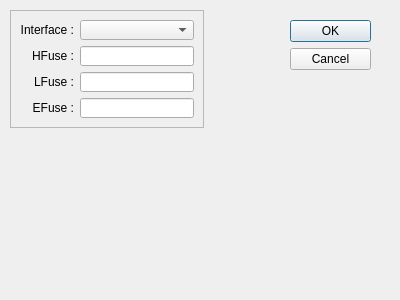
<?xml version="1.0" encoding="UTF-8"?>
<ui version="4.0">
 <class>Dialog</class>
 <widget class="QDialog" name="Dialog">
  <property name="geometry">
   <rect>
    <x>0</x>
    <y>0</y>
    <width>400</width>
    <height>300</height>
   </rect>
  </property>
  <property name="windowTitle">
   <string>Dialog</string>
  </property>
  <widget class="QDialogButtonBox" name="buttonBox">
   <property name="geometry">
    <rect>
     <x>290</x>
     <y>20</y>
     <width>81</width>
     <height>241</height>
    </rect>
   </property>
   <property name="orientation">
    <enum>Qt::Vertical</enum>
   </property>
   <property name="standardButtons">
    <set>QDialogButtonBox::Cancel|QDialogButtonBox::Ok</set>
   </property>
  </widget>
  <widget class="QFrame" name="frame">
   <property name="geometry">
    <rect>
     <x>10</x>
     <y>10</y>
     <width>194</width>
     <height>118</height>
    </rect>
   </property>
   <property name="frameShape">
    <enum>QFrame::StyledPanel</enum>
   </property>
   <property name="frameShadow">
    <enum>QFrame::Raised</enum>
   </property>
   <layout class="QGridLayout" name="gridLayout">
    <item row="0" column="0">
     <widget class="QLabel" name="label">
      <property name="layoutDirection">
       <enum>Qt::LeftToRight</enum>
      </property>
      <property name="text">
       <string>Interface :</string>
      </property>
      <property name="alignment">
       <set>Qt::AlignRight|Qt::AlignTrailing|Qt::AlignVCenter</set>
      </property>
     </widget>
    </item>
    <item row="0" column="1">
     <widget class="QComboBox" name="comboBox"/>
    </item>
    <item row="1" column="0">
     <widget class="QLabel" name="label_2">
      <property name="layoutDirection">
       <enum>Qt::LeftToRight</enum>
      </property>
      <property name="text">
       <string>HFuse :</string>
      </property>
      <property name="alignment">
       <set>Qt::AlignRight|Qt::AlignTrailing|Qt::AlignVCenter</set>
      </property>
     </widget>
    </item>
    <item row="1" column="1">
     <widget class="QLineEdit" name="lineEdit"/>
    </item>
    <item row="2" column="0">
     <widget class="QLabel" name="label_3">
      <property name="layoutDirection">
       <enum>Qt::LeftToRight</enum>
      </property>
      <property name="text">
       <string>LFuse :</string>
      </property>
      <property name="alignment">
       <set>Qt::AlignRight|Qt::AlignTrailing|Qt::AlignVCenter</set>
      </property>
     </widget>
    </item>
    <item row="2" column="1">
     <widget class="QLineEdit" name="lineEdit_2"/>
    </item>
    <item row="3" column="0">
     <widget class="QLabel" name="label_4">
      <property name="layoutDirection">
       <enum>Qt::LeftToRight</enum>
      </property>
      <property name="text">
       <string>EFuse :</string>
      </property>
      <property name="alignment">
       <set>Qt::AlignRight|Qt::AlignTrailing|Qt::AlignVCenter</set>
      </property>
     </widget>
    </item>
    <item row="3" column="1">
     <widget class="QLineEdit" name="lineEdit_3"/>
    </item>
   </layout>
  </widget>
 </widget>
 <resources/>
 <connections>
  <connection>
   <sender>buttonBox</sender>
   <signal>accepted()</signal>
   <receiver>Dialog</receiver>
   <slot>accept()</slot>
   <hints>
    <hint type="sourcelabel">
     <x>248</x>
     <y>254</y>
    </hint>
    <hint type="destinationlabel">
     <x>157</x>
     <y>274</y>
    </hint>
   </hints>
  </connection>
  <connection>
   <sender>buttonBox</sender>
   <signal>rejected()</signal>
   <receiver>Dialog</receiver>
   <slot>reject()</slot>
   <hints>
    <hint type="sourcelabel">
     <x>316</x>
     <y>260</y>
    </hint>
    <hint type="destinationlabel">
     <x>286</x>
     <y>274</y>
    </hint>
   </hints>
  </connection>
 </connections>
</ui>
